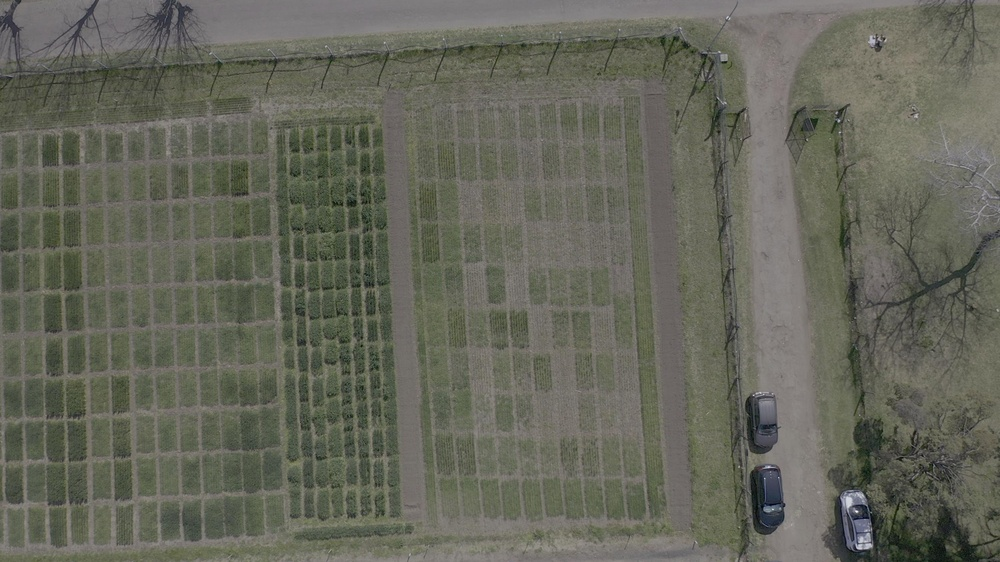
#> input picture ClasVerde/imgEdit.jpg, 1000 x 562 px, shrunk from 2688 x 1512 before the run
$ python -i detectarMaleza.py   (imports and definitions only)   (older library calls are emulated)
#> lines starting #> are read from the running program, lines starting #| are printed output that depends on the picture; after the words box and inside, x2 and y2 are one past the last pixel; in counts of white or black regions, pixels touching at a corner belong together
#> further down, picture is the input picture: shape (562, 1000, 3); mean B, G, R 90.5, 102.5, 101.4
#!/usr/bin/env python3
# -*- coding: utf-8 -*-
"""
Created on Wed Oct 16 18:44:02 2019

@author: nicolascuedo
"""

import numpy as np
import time
import smopy
import cv2
from matplotlib import pyplot as plt
from numpy import array


path="/home/nicolascuedo/Escritorio/TAMIU_Octubre/Otros/Uli_mail/analisisCampo/VideoTestGui/VidCam1_6_5_19222_conts2.avi"


clahe = cv2.createCLAHE(clipLimit=10.0, tileGridSize=(8,8))

def GiCont(img, umbral=100):
	#imSize = img.shape
#> called with umbral = 100
	hue,sat,val = cv2.cvtColor(img,cv2.COLOR_BGR2HSV).transpose(2,0,1)
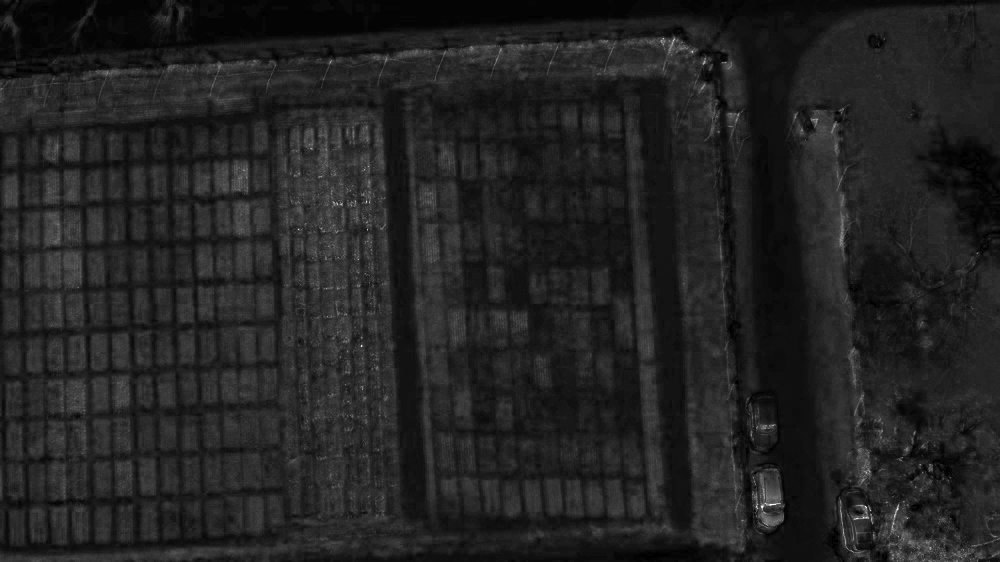
#> sat: shape (562, 1000); min 0, max 255, mean 34.6
	nval = clahe.apply(val)
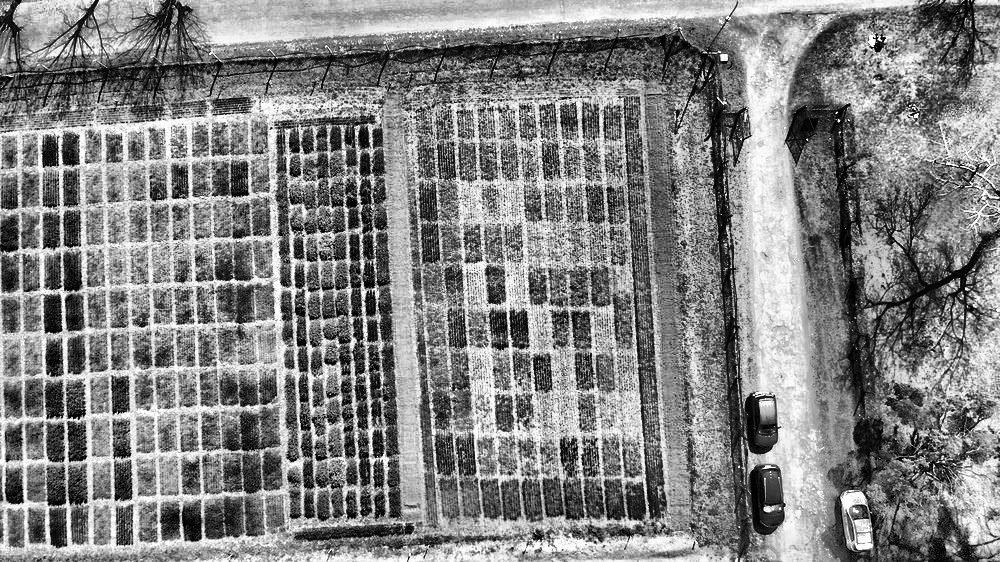
#> nval: shape (562, 1000); min 0, max 255, mean 130
#	nsat = clahe.apply(sat)
	newImg = cv2.cvtColor(np.array([hue,sat,nval]).transpose(1,2,0),cv2.COLOR_HSV2BGR)
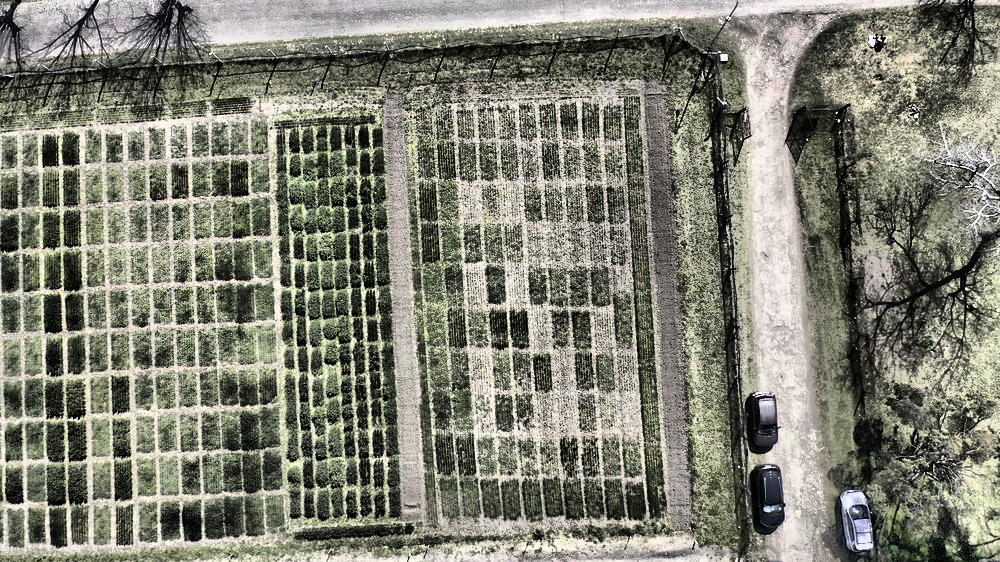
#> newImg: shape (562, 1000, 3); mean B, G, R 114.4, 128.2, 127.6

	ch_b,ch_g,ch_r = newImg.transpose(2,0,1)
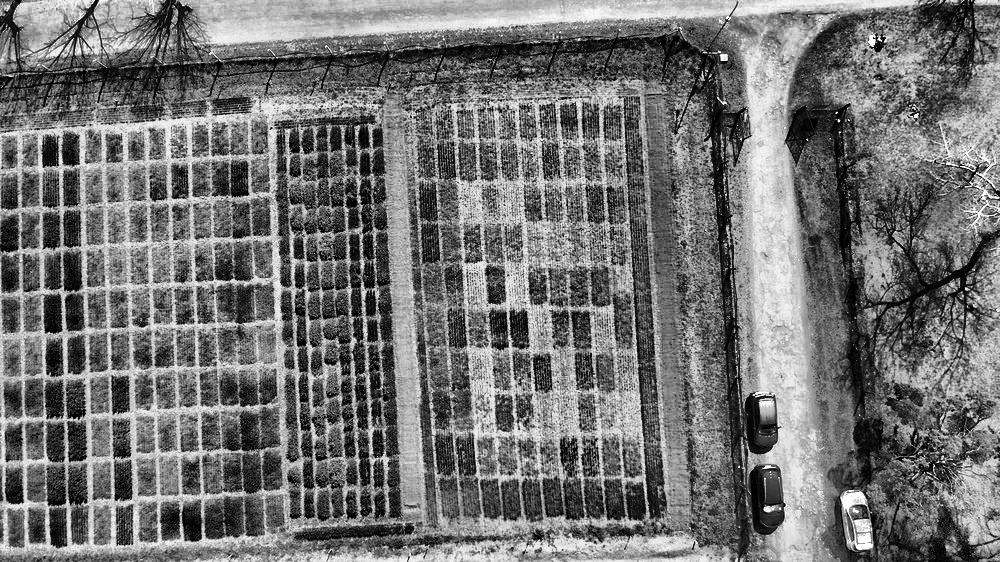
#> ch_b: shape (562, 1000); min 0, max 255, mean 114.4
	greenIndex  = (2.0*ch_g-ch_r-ch_b)
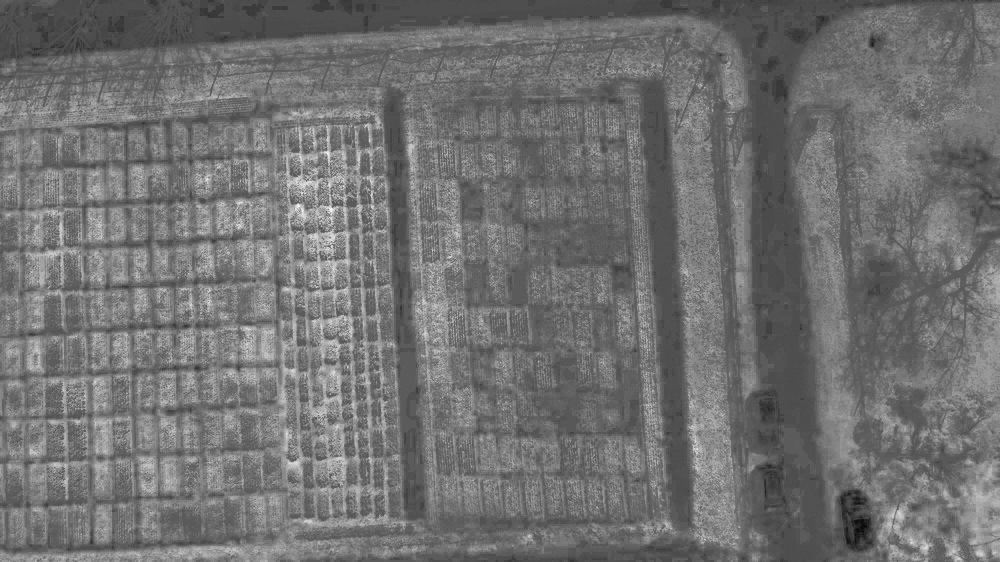
#> greenIndex: shape (562, 1000) float64; min -46, max 90, mean 14.3; drawn with min black and max white
	g_I_Umbral  = greenIndex >umbral
#> g_I_Umbral: shape (562, 1000) bool; every value is 0

	mask1 = ch_g > (np.uint16(ch_r)+20)
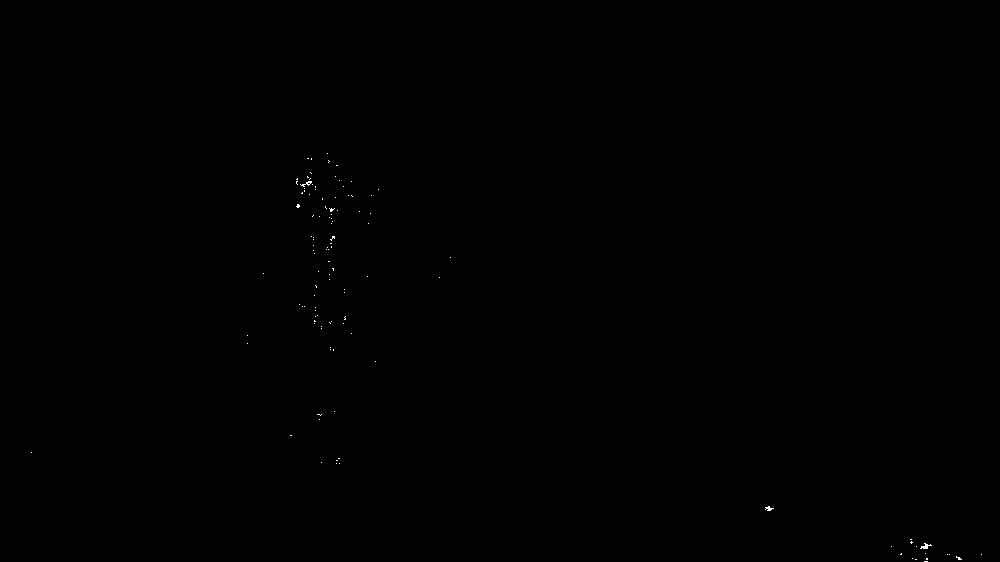
#> mask1: shape (562, 1000) bool; 0.05% white in thin lines or dots, all inside (x1, y1, x2, y2) = (31, 153, 982, 562)
	mask2 = ch_g > (np.uint16(ch_b)+20)
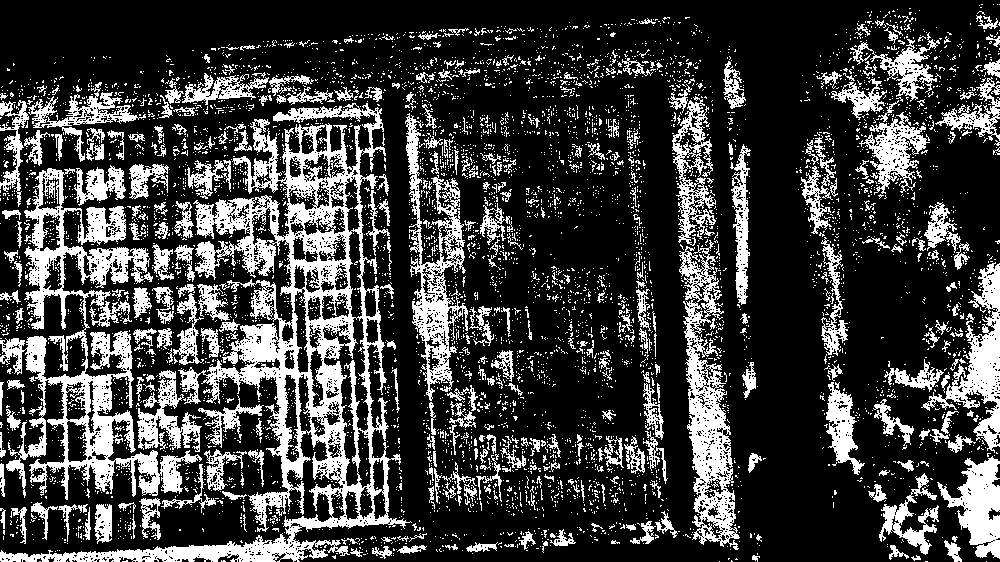
#> mask2: shape (562, 1000) bool; 24.8% white; 5834 white regions (5470 under 20 px), largest, box (x1, y1, x2, y2) and area: (0, 103, 412, 562) 32855, (0, 168, 202, 500) 16523, (679, 240, 740, 550) 7233
	mask3 = np.uint8(mask1*mask2)

	e=2
	se = np.ones([e,e])
	d=12
	sd = np.ones([d,d])
	g_I_UmbralEroded  = cv2.erode(np.uint8(1*g_I_Umbral*mask3),se)
	g_I_UmbralDilated = cv2.dilate(g_I_UmbralEroded,sd)
	g_I_UmbralDilated = cv2.morphologyEx(g_I_UmbralDilated, cv2.MORPH_CLOSE, np.ones([7,7]))


	im2, contours, hierarchy = cv2.findContours(g_I_UmbralDilated,
											 cv2.RETR_TREE,
											 cv2.CHAIN_APPROX_SIMPLE)
#> contours = []

	return newImg,contours

# %%

# [2 lines not run here, left out]
# [1 line that did not run here, left out]
contourList = []
# [14 lines not run here, left out]

# [9 lines of commented-out code are left out]

>>> import cv2
>>> picture = cv2.imread('../ClasVerde/imgEdit.jpg')
>>> result = GiCont(picture)
